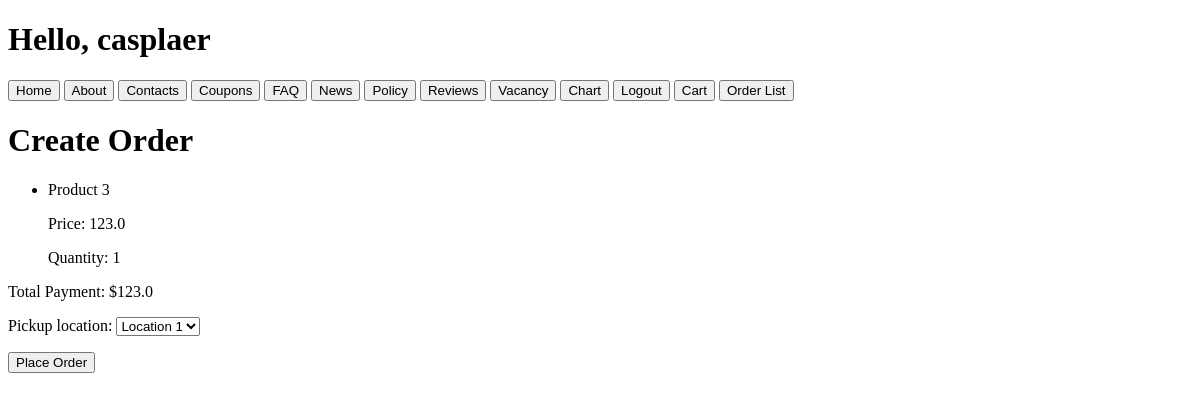
Before: /create_order/ (signed in) with the older database file.
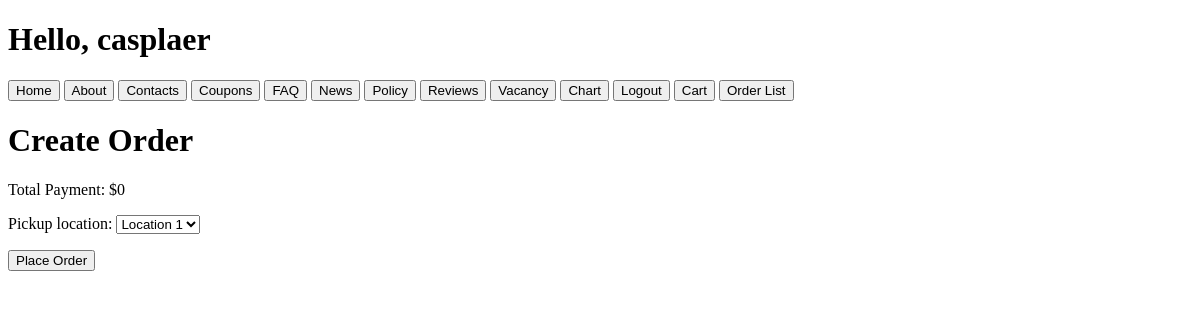
After: the same page with the newer database file.
### base/models.py (models this page shows, shortened)
class CartItem(models.Model):
    cart = models.ForeignKey(Cart, on_delete=models.CASCADE)
    product = models.ForeignKey(Product, on_delete=models.CASCADE)
    quantity = models.PositiveIntegerField(default=1)

class Product(models.Model):
    UNIT_CHOICES = [
        ('pcs', 'Pieces'),
        ('kg', 'Kilogram'),
        ('l', 'Liter'),
    ]
    CATEGORY_CHOICES = [
        ('cat1', 'Category 1'),
        ('cat2', 'Category 2'),
        ('cat3', 'Category 3'),
    ]
    name = models.CharField(max_length=100, null=False, blank=False)
    description = models.CharField(max_length=700, null=False, blank=False)
    price = models.FloatField(validators=[MinValueValidator(0.1)], blank=False, null=False)
    amount = models.IntegerField(validators=[MinValueValidator(0)], blank=False, null=False)
    unit = models.CharField(choices=UNIT_CHOICES, max_length=3)
    category = models.CharField(choices=CATEGORY_CHOICES, max_length=15)

### base/views.py (the view)
# urls.py: path('create_order/', views.create_order, name='create_order'),
@login_required(login_url='login')
def create_order(request):
    cart = Cart.objects.get(user=request.user, is_new=True)
    cart_items = CartItem.objects.filter(cart=cart)
    coupon_number = request.GET.get('coupon_number')
    coupon = None
    if coupon_number:
        try:
            coupon = Coupon.objects.get(number=coupon_number)
        except Coupon.DoesNotExist:
            coupon = None
    numeric_value = 0
    if coupon is None:
        numeric_value = 0
    else:
        title_value = coupon.title
        numeric_value = int(title_value)
    total_payment = sum(item.product.price * item.quantity for item in cart_items)
    total_payment -= numeric_value
    if request.method == 'POST':
        form = OrderForm(request.POST)
        coupon_number = request.POST.get('coupon_number')
        if form.is_valid():
            order = form.save(commit=False)
            order.user = request.user
            order.save()
            for item in cart_items:
                order.items.add(item)
            order.total_amount = total_payment
            order.save()
            cart.is_new = False
            cart.save()
            new_cart = Cart.objects.create(user=request.user, is_new=True)
            return redirect('home')  # Redirect to home page after successful order placement
    else:
        form = OrderForm()
    context = {
        'cart_items': cart_items,
        'form': form,
        'total_payment': total_payment,
    }
    return render(request, 'base/create_order.html', context)

### base/forms.py
class OrderForm(forms.ModelForm):
    class Meta:
        model = Order
        fields = ['pickup_location']
        widgets = {
            'pickup_location': forms.Select(choices=Order.PICKUP_LOCATIONS)
        }

### base/templates/base/create_order.html (shortened to what this page needs)
{%include 'navbar.html'%}
<!DOCTYPE html>
<html lang="en">
<head>
</head>
<body>
    <h1>Create Order</h1>
    <ul>
        {% for cart_item in cart_items %}
            <li>
                <p>{{ cart_item.product.name }}</p>
                <p>Price: {{ cart_item.product.price }}</p>
                <p>Quantity: {{ cart_item.quantity }}</p>
            </li>
        {% endfor %}
    </ul>
    <p>Total Payment: ${{ total_payment }}</p>
    <form method="post">
        {{ form.as_p }}
        <button type="submit">Place Order</button>
    </form>
</body>
</html>

Changed rows visible on the page:
removed CartItem: product.name "Product 3", product.price "123.0", quantity "1"
Other visible differences:
{{ total_payment }}: "123.0" → "0"
